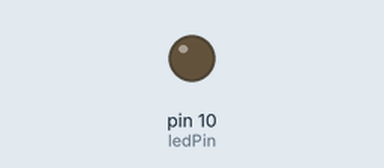
Bench run of a sketch on a simulated Arduino Uno, built with avr-gcc and run on an emulated ATmega328P. On the bench: output pins drawn as LEDs (lit = HIGH).

Above: at 0.15 s.
Timing chart, 0 to 1.6 s (numbered marks = the images above):
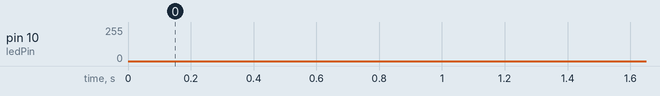

The sketch:

Project_3__PWM.ino
```cpp
/*
keyestudio super learning kit
Project 3
pwm
http//www.keyestudio.com
*/
int ledPin = 10;
 void setup() {
     pinMode(ledPin,OUTPUT);
}
void loop(){
  for (int value = 0 ; value < 255; value=value+1){
    analogWrite(ledPin, value);
    delay(5);
  }
  for (int value = 255; value >0; value=value-1){
    analogWrite(ledPin, value);
    delay(5);
  }
}
```
